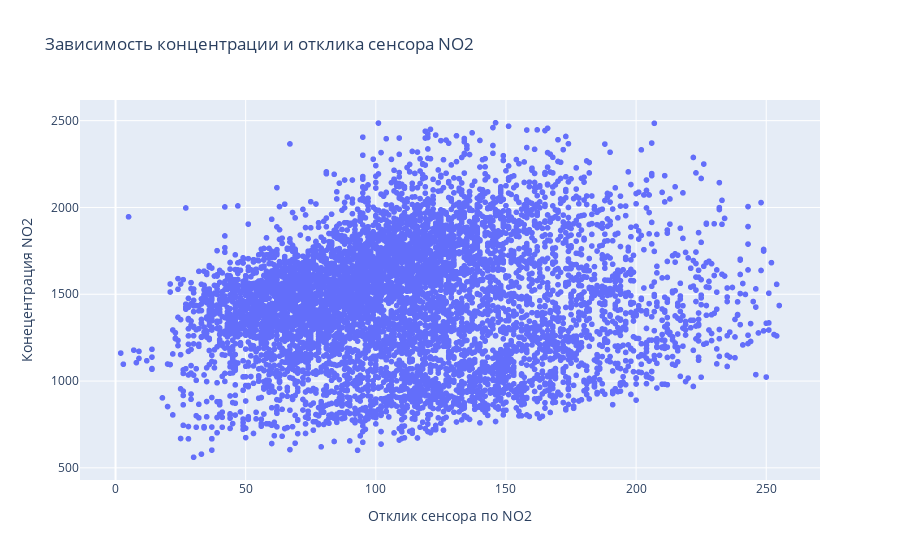

Source (notebook cell):
### Code cell
# конецентрация NO2 и отклик сенсора по NO2
fig = px.scatter(
    df,  
    x="NO2(GT)", y="PT08.S4(NO2)",  
    title="Зависимость концентрации и отклика сенсора NO2",
)

fig.update_layout(
    xaxis_title="Отклик сенсора по NO2",
    yaxis_title="Конецентрация NO2"
)

fig.show()

### Figure 1 — Plotly figure (JSON) as saved in the notebook; plotly's stock layout.template omitted (floating-point values rounded to 4 significant figures; data arrays with more than 128 entries replaced by an {"elided": "..."} marker saying what was removed)
{"data": [{"hovertemplate": "NO2(GT)=%{x}<br>PT08.S4(NO2)=%{y}<extra></extra>", "legendgroup": "", "marker": {"color": "#636efa", "symbol": "circle"}, "mode": "markers", "name": "", "showlegend": false, "type": "scattergl", "x": {"elided": "6800 int values"}, "xaxis": "x", "y": {"elided": "6800 int values"}, "yaxis": "y"}], "layout": {"legend": {"tracegroupgap": 0}, "title": {"text": "Зависимость концентрации и отклика сенсора NO2"}, "xaxis": {"anchor": "y", "domain": [0, 1], "title": {"text": "Отклик сенсора по NO2"}}, "yaxis": {"anchor": "x", "domain": [0, 1], "title": {"text": "Конецентрация NO2"}}}}
